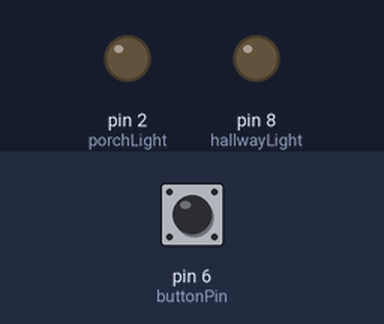
Recording of a sketch running on a simulated Arduino Uno, built with avr-gcc and run on an emulated ATmega328P. Parts: output pins drawn as LEDs (lit = HIGH). The test bench sets the inputs (shaded band); at power-on: pin 6 (buttonPin) LOW.

Above: at 1.2 s.
1.3 s: pin 6 (buttonPin) pulled HIGH for 0.15 s
At 2.1 s:
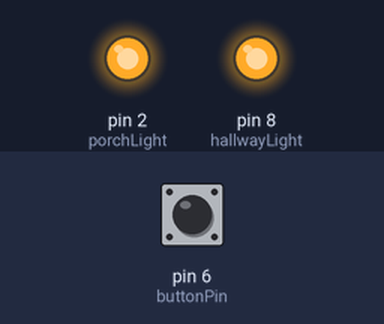
At 32.2 s:
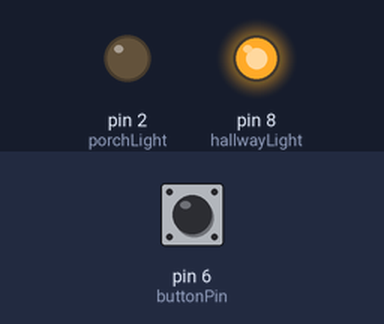
Timing chart, 0 to 32.8 s (numbered marks = the images above; inputs shaded):
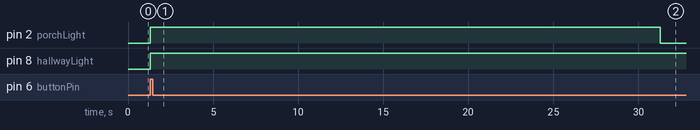

The sketch:

Task1-1P.ino
```cpp
//Setting up the pins
const int porchLight = 2;
const int hallwayLight = 8;
const int buttonPin = 6;

void setup()
{
  //Initalizing the pins
  pinMode(porchLight, OUTPUT);
  pinMode(hallwayLight, OUTPUT);
  pinMode(buttonPin, INPUT);

}

void loop()
{
  //Initializing the button
  int buttonState = digitalRead(buttonPin);


  if (buttonState == HIGH)
  {
    lightsOn();
  }
}

// Function to control the lights as per linda's requirements
void lightsOn()
{
  //Both the lights turned on
  digitalWrite(porchLight, HIGH);
  digitalWrite(hallwayLight, HIGH);

  // First wait for 30 sec
  delay(30000);

  // Then turn off the porch light
  digitalWrite(porchLight, LOW);

  //Second wait for 30 sec
  delay(30000);

  // Then turn off the hallway light
  digitalWrite(hallwayLight, LOW);
}
```

Measured:
- after the input at 1.3 s, pin 2 (porchLight): LOW → HIGH at once, → LOW 30.0 s later; pin 8 (hallwayLight): LOW → HIGH at once
